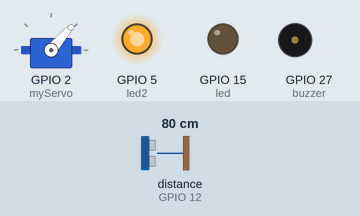
This sketch was run on a simulated ESP32. Parts: servo, output pins drawn as LEDs (lit = HIGH), buzzer (waves = sounding, pin HIGH). Wiring (inferred from the names in the program): ultrasonic range finder: trigger GPIO 14; echo GPIO 12. The inputs (shaded band) are chosen by the test bench; at power-on: distance to the obstacle (sensor on GPIO 12) 80 cm. The echo pulse lasts 58.3 µs per cm; pins used as bus, display or sensor lines are not drawn; what the sketch prints to the serial monitor is not drawn.

Above: at 1.2 s.
1.3 s: distance to the obstacle (sensor on GPIO 12) set to 24 cm
4.3 s: distance to the obstacle (sensor on GPIO 12) set to 20 cm
At 5.2 s:
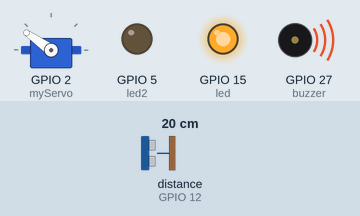
5.8 s: distance to the obstacle (sensor on GPIO 12) set to 250 cm
At 6.84 s:
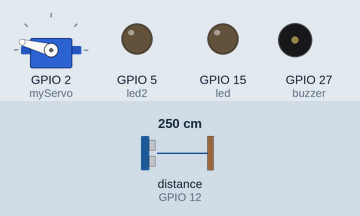
8.8 s: distance to the obstacle (sensor on GPIO 12) set to 2 cm
At 10.0 s:
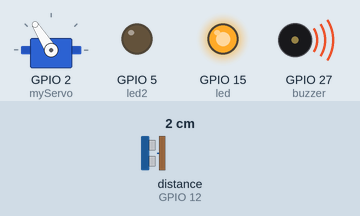
10.3 s: distance to the obstacle (sensor on GPIO 12) set to 299 cm
At 11.4 s:
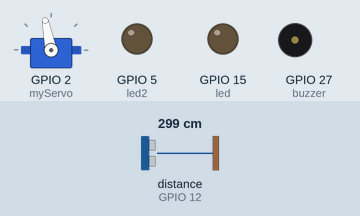
13.3 s: distance to the obstacle (sensor on GPIO 12) set to 35 cm
At 14.37 s:
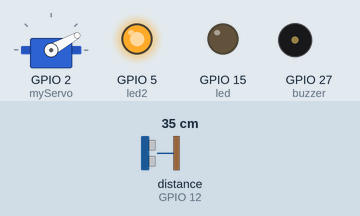
Timing chart, 0 to 31.0 s (numbered marks = the images above; inputs shaded):
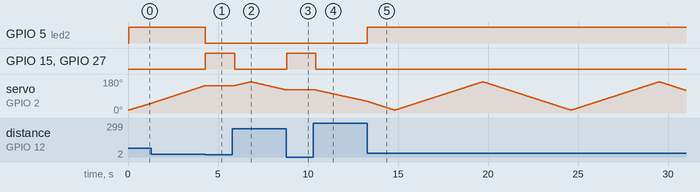

Measured:
- the behaviour switches between 23 and 22 cm on distance to the obstacle (sensor on GPIO 12) (found by bisection; images 0 and 1)
- after the input at 4.3 s, GPIO 5 (led2): HIGH → LOW at once; GPIO 15 (led), GPIO 27 (buzzer): LOW → HIGH at once; servo on GPIO 2 (myServo): stays 145° (without the input it goes to 146° after 0.00 s)
- after the input at 5.8 s, GPIO 15 (led), GPIO 27 (buzzer): HIGH → LOW after 0.14 s; servo on GPIO 2 (myServo): rises from 145° to 165° in 0.86 s, then falls to 122° in 2.0 s
- after the input at 8.8 s, GPIO 15 (led), GPIO 27 (buzzer): LOW → HIGH at once; servo on GPIO 2 (myServo): stays 122° (without the input it goes to 121° after 0.03 s)
- after the input at 10.3 s, GPIO 15 (led), GPIO 27 (buzzer): HIGH → LOW after 0.14 s; servo on GPIO 2 (myServo): moves from 122° to 62° over 2.8 s, starting after 0.14 s
- after the input at 13.3 s, GPIO 5 (led2): LOW → HIGH at once

The sketch:

radar_system.ino
```cpp
#include <ESP32Servo.h>      // ESP32 microcontroller servo motor hader file

const int led = 15;          // led pin Declare.
const int led2 = 5;          // 2nd led pin Declare.
const int buzzer = 27;       // buzzer to Set alarm pin Declare.
const int trigPin = 14;      // ultrasonic triger pin declare.
const int echoPin = 12;      // ultrasonic echo pin declare.

// defining time and distance
long duration;
int distance;
Servo myServo; // Object servo

void setup() {
  pinMode(led, OUTPUT);             // led as an Output
  pinMode(led2, OUTPUT);            // 2nd pin Output declering
  pinMode(buzzer, OUTPUT);          // buzzer Output declering
  pinMode(trigPin, OUTPUT);         // trigPin as an Output
  pinMode(echoPin, INPUT);          // echoPin as an Input
  Serial.begin(9600);
  myServo.attach(2);                // Pin Connected To Servo
}
void loop() {

  for(int i=15;i<=165;i++){          // rotating servo i++ depicts increment of one degree, 15 to 165 degri angle decler
  myServo.write(i);                  // Servo angle set Command.
  delay(30);                         // 30 melesecond Wait

  distance = calculateDistance();    // logic stor to distance veriable.

  if (distance < 22) {               // when subject or object close to 22cm then
    digitalWrite(led, HIGH);         // led is on condition
    digitalWrite(led2, LOW);         // second led2 off condition and
    digitalWrite(buzzer, HIGH);      // buzzer sound condition.

    while (distance < 22) {                  // when subject or object close to 22cm then
      distance = calculateDistance();        // Detecting suject and servo off this time, as long as subject or object don't move
      delay(100);                                  // when move subject out of area while loop finished, and servo Rotateing full angle
    }

    digitalWrite(led, LOW);                     // if subject move to out of area then led off
    digitalWrite(buzzer, LOW);                   // buzzer off
  }

  else if (distance <= 80) {                   // else if subject 22-80cm in to the area
    digitalWrite(led, LOW);                    // 1st led off condition
    digitalWrite(buzzer, LOW);                 // buzzer off condition and
    digitalWrite(led2, HIGH);                  // 2nd led2 on condition
  }
   // else led, led2, buzzer off condition
  else {
    digitalWrite(led, LOW);
    digitalWrite(led2, LOW);
    digitalWrite(buzzer, LOW);
  }

  // angle, distance print to serial monitor statment
  Serial.print(i);
  Serial.print(",");
  Serial.print(distance);
  Serial.print(".");
  }
  // Repeats the previous lines from 165 to 15 degrees
  for(int i=165;i>15;i--){                              // return 165 to 15 degri loop
  myServo.write(i);
  delay(30);
  distance = calculateDistance();

  if (distance < 22) {
    digitalWrite(led, HIGH);
    digitalWrite(led2, LOW);
    digitalWrite(buzzer, HIGH);

    while (distance < 22) {
      distance = calculateDistance();
      delay(100);
    }

    digitalWrite(led, LOW);
    digitalWrite(buzzer, LOW);
  }

  else if (distance <= 80) {
    digitalWrite(led, LOW);
    digitalWrite(buzzer, LOW);
    digitalWrite(led2, HIGH);
  }

  else {
    digitalWrite(led, LOW);
    digitalWrite(led2, LOW);
    digitalWrite(buzzer, LOW);
  }

  // Return condition pin to serial monitor
  Serial.print(i);
  Serial.print(",");
  Serial.print(distance);
  Serial.print(".");
  }
}
int calculateDistance(){

  digitalWrite(trigPin, LOW);
  delayMicroseconds(2);                    // for sensore start 2 microsecond delay

  digitalWrite(trigPin, HIGH);             // Sets the trigPin on HIGH state for 10 micro seconds
  delayMicroseconds(10);
  digitalWrite(trigPin, LOW);
  duration = pulseIn(echoPin, HIGH);
  distance= duration*0.034/2;                   // counting sentimitter, and Measure One Direction
  return distance;
}
```
